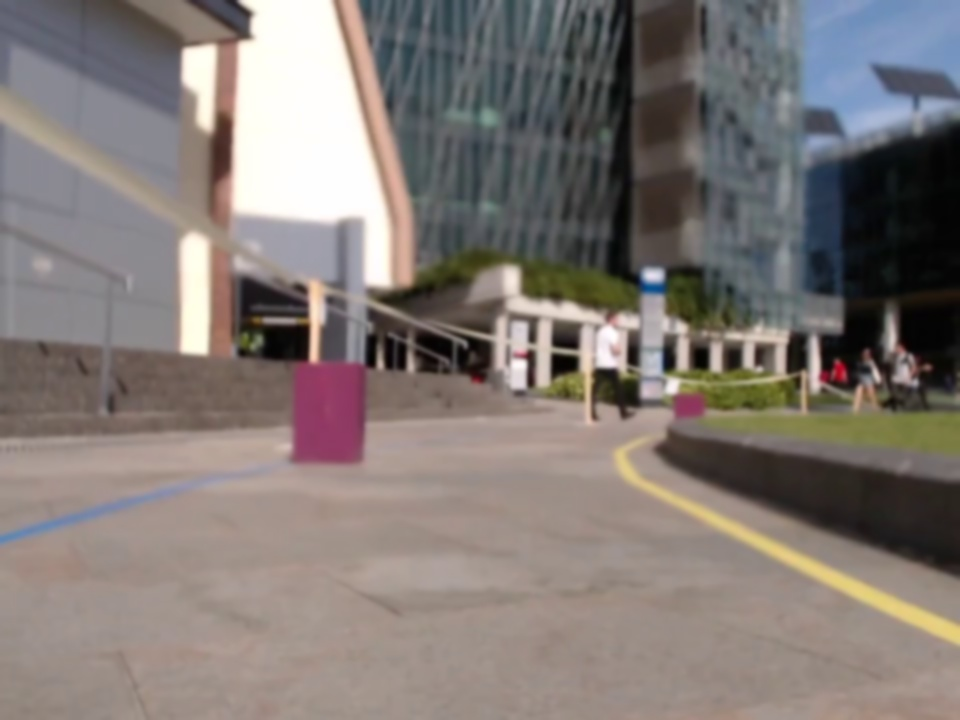
#> input picture test_videos/RGB100.jpg, 960 x 720 px
$ python -i visionFunctions.py   (imports and definitions only)   (older library calls are emulated)
#> lines starting #> are read from the running program, lines starting #| are printed output that depends on the picture; after the words box and inside, x2 and y2 are one past the last pixel; in counts of white or black regions, pixels touching at a corner belong together
import cv2
import numpy as np

from collections import deque

from constants import *

FRAME_SCALE = 3
BLUE_THRESH = 100
YELLOW_THRESH = 160


class droidVision():

    def __init__(self):

        self.dataAvailable = 0
        self.failedFrame = 0
        self.histVPHeading = deque([0],10)
        self.histLeftOffset = deque([0],10)
        self.histRightOffset = deque([0],10)
        self.histObDist = deque([0],10)
        self.obMissing = 0

        self.frameNo = 0
        self.kernel = np.ones((5,5),np.uint8)

        self.vpX = 0
        self.vpY = 0
        self.leftOffset = 0
        self.rightOffset = 0

        self.clahe = cv2.createCLAHE(clipLimit=2.0, tileGridSize=(8,8))
        self.thetaThresh = np.pi/180 *1.5
        self.rhoThresh = 80
        self.minLineLength = 100 * FRAME_SCALE
        self.maxLineGap = 30 * FRAME_SCALE
        self.centreY = 2550 # Result of calibration

        self.frame_edited = np.empty((DEFAULT_CAM_H,DEFAULT_CAM_W,3))


    def processFrame(self, frame):

        width = frame.shape[1]


        centreX = np.round(frame.shape[1]/2)
        processed = cv2.medianBlur(frame,5)
        processed = cv2.cvtColor(processed,cv2.COLOR_BGR2LAB)
        l,a,b = cv2.split(processed)
        clA = self.clahe.apply(a) # histogram adjustment
        # Split into yellow and blue lines
        thresh,purple = cv2.threshold(clA,160,1,cv2.THRESH_BINARY)

        clB = self.clahe.apply(b) # histogram adjustment
        # Split into yellow and blue lines
        retY,yellow = cv2.threshold(clB,YELLOW_THRESH,1,cv2.THRESH_BINARY)
        retB,blue = cv2.threshold(clB,BLUE_THRESH,1,cv2.THRESH_BINARY)
        blue = cv2.bitwise_not(blue)-254 # invert blue line
        try:
            # process yellow line
            yellow = cv2.morphologyEx(yellow, cv2.MORPH_OPEN, self.kernel)
            #yellow = cv2.Canny(yellow,0,1,apertureSize = 5)
            yline = np.squeeze(cv2.HoughLinesP(yellow,1,self.thetaThresh,self.rhoThresh,self.minLineLength,self.maxLineGap))#detect lines
            ygrad = (yline[:,0]-yline[:,2])/(yline[:,1]-yline[:,3]+0.001)# find gradient of lines
            yfilt = rejectOutliers(ygrad, m=5)
            yM = np.median(yfilt)
            #find intersection point with baseline centreY, using gradient and mean point
            ypointX,ypointY = np.sum((yline[:,0] + yline[:,2])/(2*yline.shape[0])),np.sum((yline[:,1] + yline[:,3])/(2*yline.shape[0]))
            yZeroCrossing = ypointX + yM*(self.centreY-ypointY)
            for x1,y1,x2,y2 in yline:
                cv2.line(frame,(x1,y1),(x2,y2),(0,0,255),1)
        except:
            print('No yellow')

        try:
            # process blue line
            blue = cv2.morphologyEx(blue, cv2.MORPH_OPEN, self.kernel)
    #        blue = cv2.Canny(blue,0,1,apertureSize = 5)
            bline = np.squeeze(cv2.HoughLinesP(blue,1,self.thetaThresh,self.rhoThresh,self.minLineLength,self.maxLineGap))#detect lines
            bgrad = (bline[:,0]-bline[:,2])/(bline[:,1]-bline[:,3])# find gradient of lines
            bfilt = rejectOutliers(bgrad, m=5)
            bM = np.median(bfilt)
            #find intersection point with baseline centreY, using gradient and mean point
            bpointX,bpointY = np.sum((bline[:,0] + bline[:,2])/(2*bline.shape[0])),np.sum((bline[:,1] + bline[:,3])/(2*bline.shape[0]))
            bZeroCrossing = bpointX + bM*(self.centreY-bpointY)

            for x1,y1,x2,y2 in bline:
                cv2.line(frame,(x1,y1),(x2,y2),(0,255,0),1)
        except:
            print('No blue')

        try:
            # process purple objects
            purple = cv2.morphologyEx(purple, cv2.MORPH_OPEN, self.kernel)
            # blob detect,get centroids
            __, contours, __ = cv2.findContours(purple,cv2.RETR_LIST,cv2.CHAIN_APPROX_SIMPLE)
            # find centroid of largest blob

            blob = max(contours, key=lambda el: cv2.contourArea(el))
            M = cv2.moments(blob)
            center = (int(M["m10"] / M["m00"]), int(M["m01"] / M["m00"]))

            # Find edges of obstacle
            cnt = blob

            leftEdge = tuple(cnt[cnt[:,:,0].argmin()][0])
            rightEdge = tuple(cnt[cnt[:,:,0].argmax()][0])
            topEdge = tuple(cnt[cnt[:,:,1].argmin()][0])
            bottomEdge = tuple(cnt[cnt[:,:,1].argmax()][0])
            # Calculate distance to object
            obDistance = objectDistance(DEFAULT_CAM_H, DEFAULT_CAM_TILT, DEFAULT_CAM_HEIGHT, bottomEdge)

            # Draw outputs
            cv2.rectangle(frame,(0,bottomEdge[1]),(width,bottomEdge[1]),(0,0,255),2)
            cv2.circle(frame, center, 5, (0,0,255), -1)
            obstacle = 1

        except:
            print('No objects, drive fast!')
            obstacle = 0


        try:
            leftOffset = (centreX-bZeroCrossing)
            rightOffset = (yZeroCrossing - centreX)
            centreOffset = rightOffset-leftOffset
            self.vpY = (yZeroCrossing - bZeroCrossing)/(bM - yM) + self.centreY
            self.vpX = bM * (self.vpY - self.centreY) + bZeroCrossing
            Heading = np.arctan((self.vpX - centreX)/(self.centreY - self.vpY))
            self.dataAvailable = 1


        except:
            print('all fucked right now')
            self.dataAvailable = 0

        if self.dataAvailable:
            self.histVPHeading.append(Heading)
            self.histLeftOffset.append(leftOffset)
            self.histRightOffset.append(rightOffset)
        else:
            self.failedFrame += 1
            # If lines are not detected for 10 frames, remove history
        if self.failedFrame >= 10:
            self.histVPHeading = deque([0],10)
            self.histLeftOffset = deque([0],10)
            self.histRightOffset = deque([0],10)
            print('10 failed frames')

        if obstacle:
            self.obMissing = 0
            self.histObDist.append(obDistance)

        else:
            self.obMissing +=1

        if self.obMissing >= 10:
            self.histObDist = deque([0],10)
            print('Lost the obstacle')


        avHeading = np.nanmedian(self.histVPHeading)
        avLeftOffset = np.nanmedian(self.histLeftOffset)
        avRightOffset = np.nanmedian(self.histRightOffset)
        avObDist = np.nanmedian(self.histObDist)

        self.frame_edited = np.copy(frame)

        return avHeading, avLeftOffset, avRightOffset, obstacle, avObDist


def rejectOutliers(data, m = 10.):
    d = np.abs(data - np.median(data))
    mdev = np.median(d)
    s = d/(mdev if mdev else 1.)
    return data[s<m]


def objectDistance(VertPix,tiltAngle, Height, bottomEdge):

    Y = VertPix/2 - bottomEdge

    fieldAngle = 0.8517
    pxAngle = ((Y * fieldAngle)/(VertPix))
    obDist = Height * np.tan(tiltAngle + pxAngle - (3/2*np.pi))

    return obDist

>>> import cv2
>>> picture = cv2.imread('test_videos/RGB100.jpg')
#> picture is the input picture: shape (720, 960, 3); mean B, G, R 117.9, 121.7, 129.8
>>> result = droidVision().processFrame(picture)
#> in processFrame, `processed = cv2.cvtColor(processed,cv2.COLOR_BGR2LAB)`: processed: shape (720, 960, 3); mean of channels 0, 1, 2 130.2, 130.6, 131.3
#> in processFrame, `thresh,purple = cv2.threshold(clA,160,1,cv2.THRESH_BINARY)`:
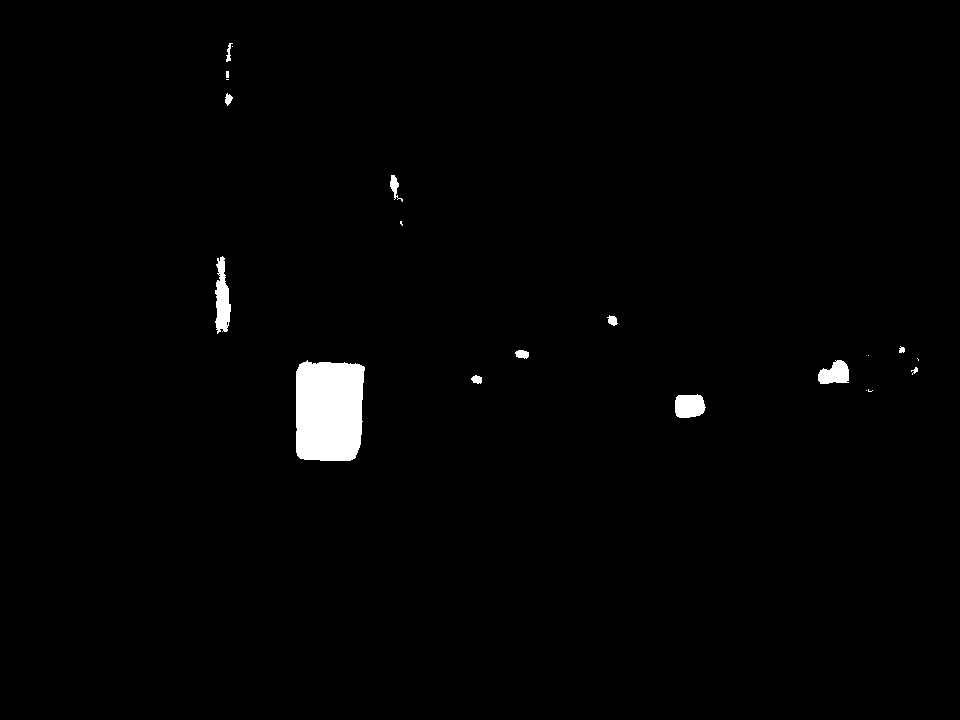
#> purple: shape (720, 960); values 0 (black) and 1 (white), 1.3% white; 20 white regions (7 under 20 px), largest, box (x1, y1, x2, y2) and area: (296, 360, 365, 461) 6377, (215, 256, 231, 334) 804, (675, 394, 706, 418) 621
#> in processFrame, `clB = self.clahe.apply(b)`:
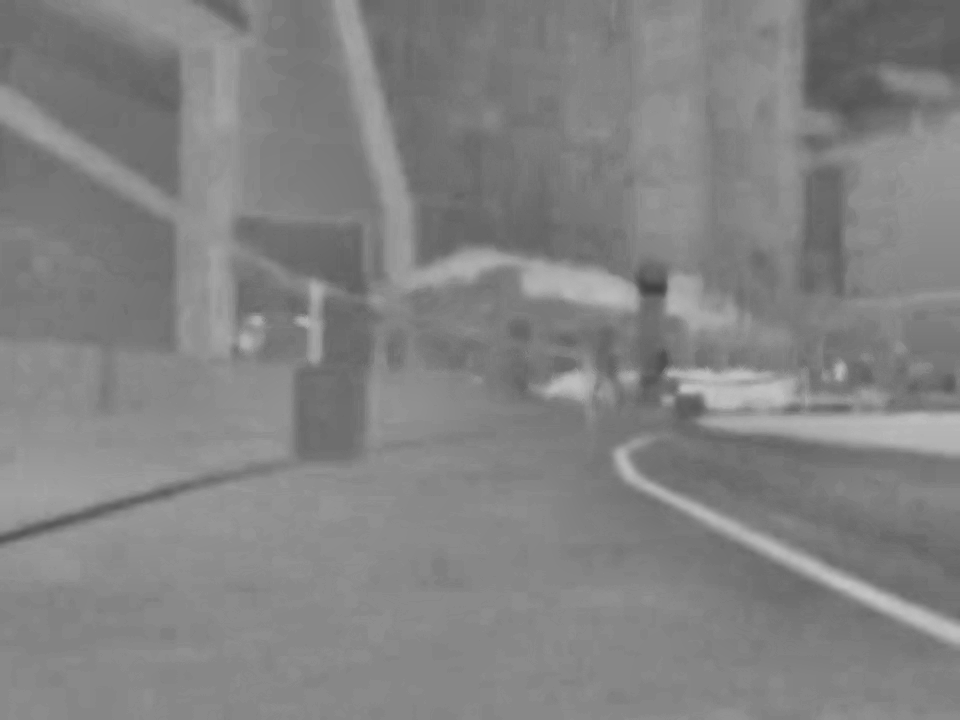
#> clB: shape (720, 960); min 64, max 196, mean 130.4
#> in processFrame, `retY,yellow = cv2.threshold(clB,YELLOW_THRESH,1,cv2.THRESH_BINARY)`: yellow: shape (720, 960); values 0 (black) and 1 (white), 3.2% white; 52 white regions (29 under 20 px), largest, box (x1, y1, x2, y2) and area: (708, 413, 960, 453) 5690, (616, 448, 960, 643) 4791, (668, 369, 795, 409) 3473
#> in processFrame, `retY,yellow = cv2.threshold(clB,YELLOW_THRESH,1,cv2.THRESH_BINARY)`: retY = 160
#> in processFrame, `retB,blue = cv2.threshold(clB,BLUE_THRESH,1,cv2.THRESH_BINARY)`:
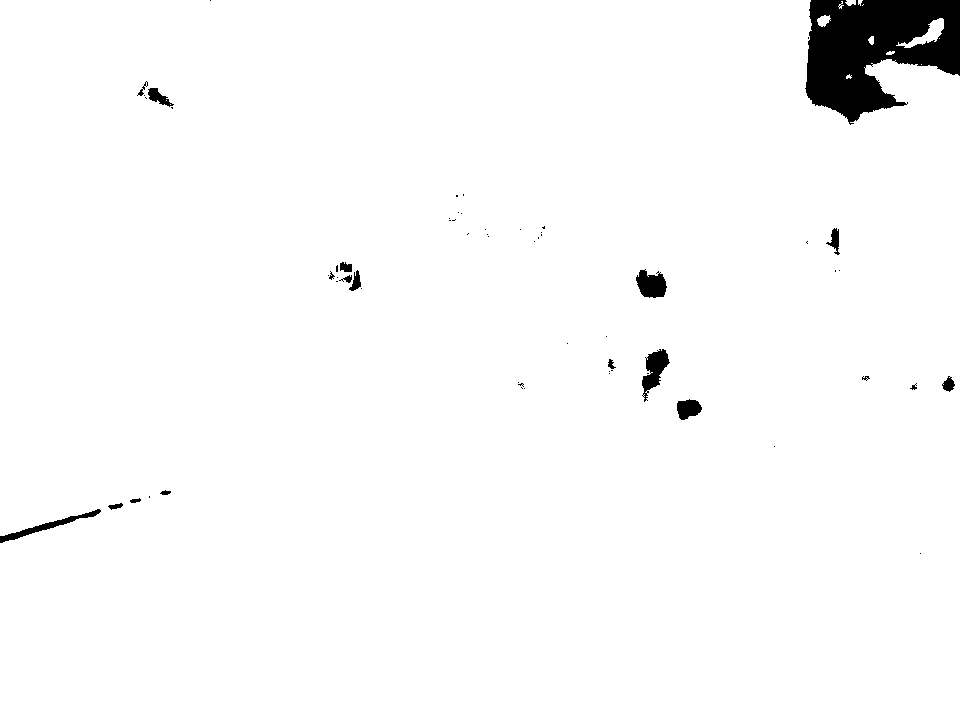
#> blue: shape (720, 960); values 0 (black) and 1 (white), 97.7% white; 62 black regions (43 under 20 px), largest, box (x1, y1, x2, y2) and area: (805, 0, 960, 125) 12579, (642, 349, 670, 402) 693, (636, 269, 667, 298) 628
#> in processFrame, `retB,blue = cv2.threshold(clB,BLUE_THRESH,1,cv2.THRESH_BINARY)`: retB = 100
#> in processFrame, `yellow = cv2.morphologyEx(yellow, cv2.MORPH_OPEN, self.kernel)`:
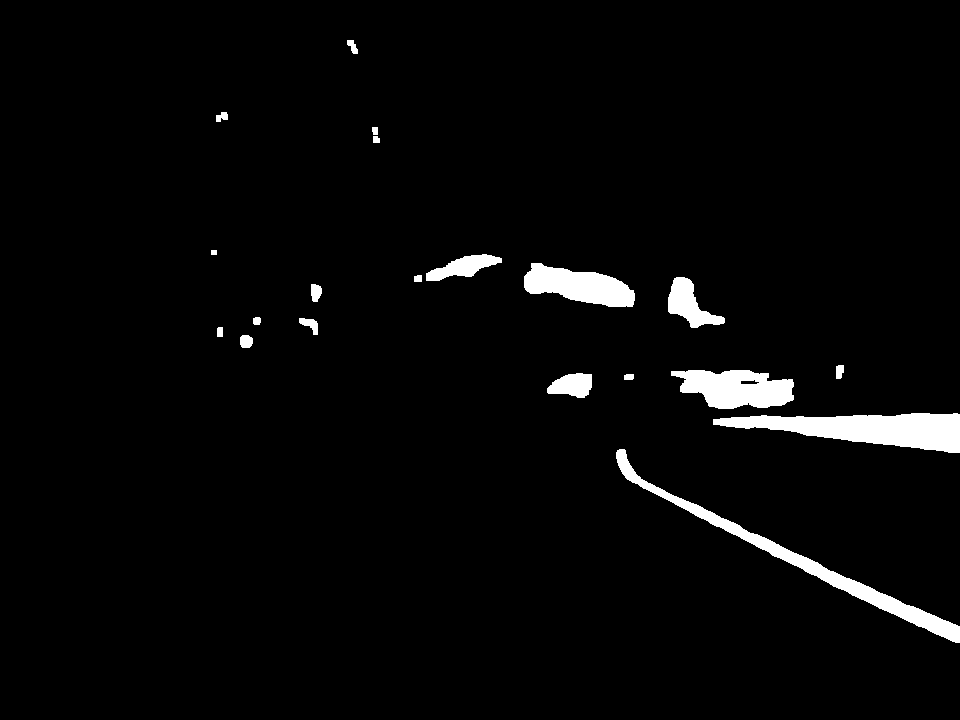
#> yellow: shape (720, 960); values 0 (black) and 1 (white), 3.1% white; 20 white regions, largest, box (x1, y1, x2, y2) and area: (713, 413, 960, 453) 5663, (616, 449, 960, 643) 4786, (671, 370, 794, 409) 3409
#> in processFrame, `yline = np.squeeze(cv2.HoughLinesP(yellow,1,self.thetaThresh,self.rhoT..`: yline = 36 rows, first 6: [621, 471, 747, 531], [622, 473, 959, 634], [625, 476, 959, 635], [638, 484, 959, 637], [750, 416, 959, 450], [735, 417, 959, 452]
#> in processFrame, `ygrad = (yline[:,0]-yline[:,2])/(yline[:,1]-yline[:,3]+0.001)# find gr..`: ygrad = 36 values, max 8.08 at index 10, min 2.09 at index 13, mean 4.77
#> in rejectOutliers, `d = np.abs(data - np.median(data))`: d = 36 values, max 3.33 at index 13, min 0.00831 at index 21, mean 1.5
#> in rejectOutliers, `mdev = np.median(d)`: mdev = 1.22
#> in rejectOutliers, `s = d/(mdev if mdev else 1.)`: s = 36 values, max 2.73 at index 13, min 0.00679 at index 21, mean 1.23
#> in processFrame, `yfilt = rejectOutliers(ygrad, m=5)`: yfilt has the same summary as ygrad
#> in processFrame, `yM = np.median(yfilt)`: yM = 5.43
#> in processFrame, `ypointX,ypointY = np.sum((yline[:,0] + yline[:,2])/(2*yline.shape[0]))..`: ypointX = 768.3; ypointY = 426.2
#> in processFrame, `yZeroCrossing = ypointX + yM*(self.centreY-ypointY)`: yZeroCrossing = 12290.4
#> the loop in processFrame, `for x1,y1,x2,y2 in yline:` made 36 passes
#> (x1, y1, x2, y2) on passes 1 to 12: (621, 471, 747, 531), (622, 473, 959, 634), (625, 476, 959, 635), (638, 484, 959, 637), (750, 416, 959, 450), (735, 417, 959, 452), (672, 502, 959, 639), (724, 418, 893, 444), (836, 416, 959, 432), (829, 417, 959, 441), (680, 389, 785, 402), (742, 417, 959, 451)
#> in processFrame, `blue = cv2.morphologyEx(blue, cv2.MORPH_OPEN, self.kernel)`:
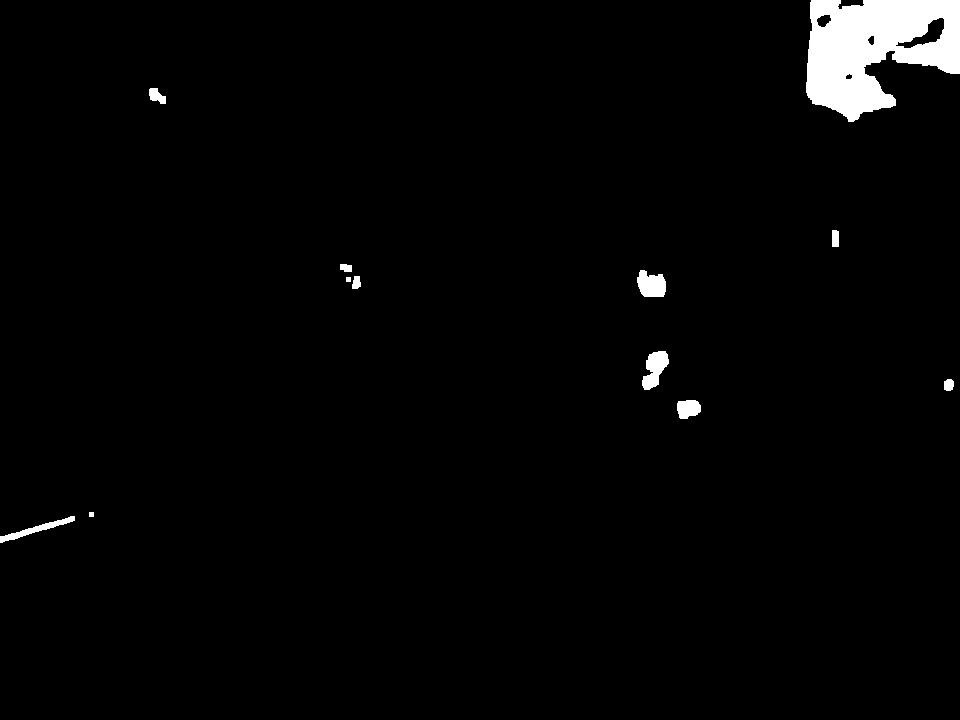
#> blue: shape (720, 960); values 0 (black) and 1 (white), 2.2% white; 12 white regions, largest, box (x1, y1, x2, y2) and area: (806, 0, 960, 122) 12349, (642, 351, 669, 390) 631, (637, 270, 666, 297) 607
#> in processFrame, `bline = np.squeeze(cv2.HoughLinesP(blue,1,self.thetaThresh,self.rhoThr..`: bline = [[825, 105, 930, 0], [816, 104, 920, 0], [814, 103, 917, 0]]
#> in processFrame, `bgrad = (bline[:,0]-bline[:,2])/(bline[:,1]-bline[:,3])# find gradient..`: bgrad = [-1, -1, -1]
#> in processFrame, `bM = np.median(bfilt)`: bM = -1
#> in processFrame, `bpointX,bpointY = np.sum((bline[:,0] + bline[:,2])/(2*bline.shape[0]))..`: bpointX = 870.3; bpointY = 52
#> in processFrame, `bZeroCrossing = bpointX + bM*(self.centreY-bpointY)`: bZeroCrossing = -1627.7
#> the loop in processFrame, `for x1,y1,x2,y2 in bline:` made 3 passes
#> (x1, y1, x2) on passes 1 to 3: (825, 105, 930), (816, 104, 920), (814, 103, 917)
#> after the loop in processFrame, `for x1,y1,x2,y2 in bline:`:
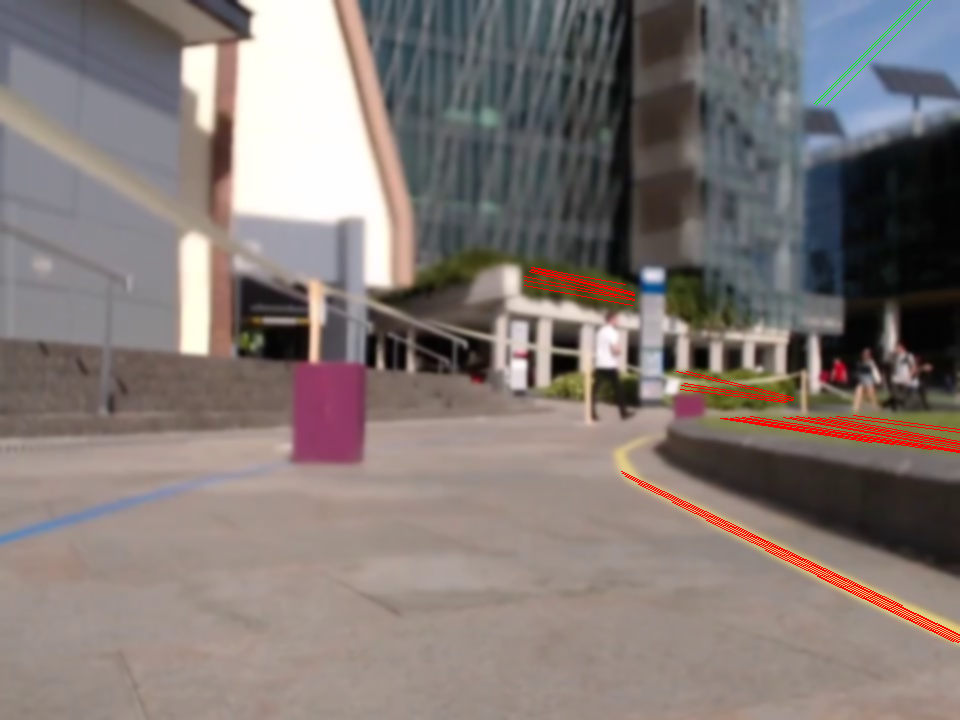
#> frame: shape (720, 960, 3); mean B, G, R 117, 120.5, 130.6
#> in processFrame, `purple = cv2.morphologyEx(purple, cv2.MORPH_OPEN, self.kernel)`: purple: shape (720, 960); values 0 (black) and 1 (white), 1.2% white; 9 white regions
#> in processFrame, `__, contours, __ = cv2.findContours(purple,cv2.RETR_LIST,cv2.CHAIN_APP..`: contours = 9 contours; largest, box (x1, y1, x2, y2) and area: (296, 362, 364, 461) 6210, (216, 261, 231, 329) 641, (675, 395, 705, 418) 575, (818, 360, 849, 384) 491, (390, 177, 398, 191) 75
#> in processFrame, `blob = max(contours, key=lambda el: cv2.contourArea(el))`: blob = contour of 61 points, box (x1, y1, x2, y2) (296, 362, 364, 461), area 6210
#> in processFrame, `M = cv2.moments(blob)`: M = moments, m00 6209.5, centre m10/m00, m01/m00 = (328.5, 410.5)
#> in processFrame, `center = (int(M["m10"] / M["m00"]), int(M["m01"] / M["m00"]))`: center = (328, 410)
#> in processFrame, `cnt = blob`: cnt has the same summary as blob
#> in processFrame, `leftEdge = tuple(cnt[cnt[:,:,0].argmin()][0])`: leftEdge = (296, 371)
#> in processFrame, `rightEdge = tuple(cnt[cnt[:,:,0].argmax()][0])`: rightEdge = (363, 382)
#> in processFrame, `topEdge = tuple(cnt[cnt[:,:,1].argmin()][0])`: topEdge = (303, 362)
#> in processFrame, `bottomEdge = tuple(cnt[cnt[:,:,1].argmax()][0])`: bottomEdge = (320, 460)
#> in processFrame, `leftOffset = (centreX-bZeroCrossing)`: leftOffset = 2107.7
#> in processFrame, `rightOffset = (yZeroCrossing - centreX)`: rightOffset = 11810.4
#> in processFrame, `centreOffset = rightOffset-leftOffset`: centreOffset = 9702.7
#> in processFrame, `self.vpY = (yZeroCrossing - bZeroCrossing)/(bM - yM) + self.centreY`: self.vpY = 383.8
#> in processFrame, `self.vpX = bM * (self.vpY - self.centreY) + bZeroCrossing`: self.vpX = 538.5
#> in processFrame, `Heading = np.arctan((self.vpX - centreX)/(self.centreY - self.vpY))`: Heading = 0.027
#> result = (0.0135, 1053.8, 5905.2, 0, 0)
